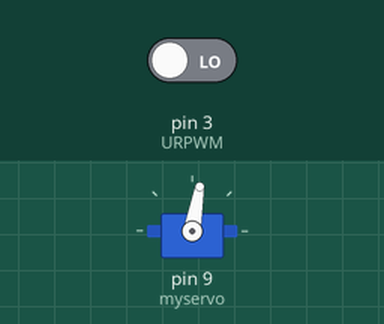
Simulated run of this sketch. Board: Arduino Uno, built with avr-gcc and run on an emulated ATmega328P. Shown: servo. The inputs (shaded band) are chosen by the test bench; at power-on: pin 3 (URPWM) LOW. What the sketch prints to the serial monitor is not drawn.

Above: at 0.05 s.
At 1.3 s:
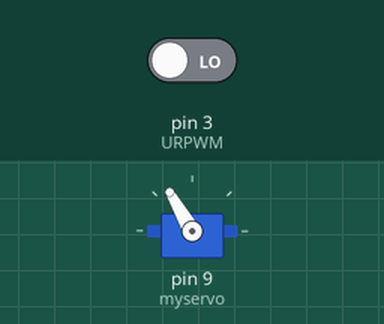
At 2.55 s:
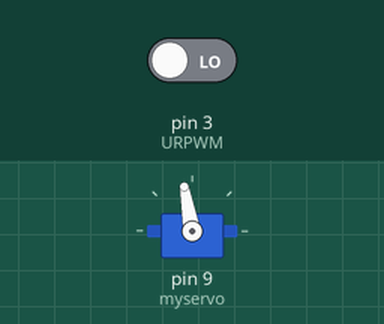
At 5.05 s:
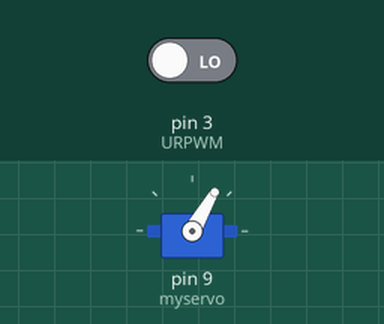
Timing chart, 0 to 7.8 s (numbered marks = the images above):
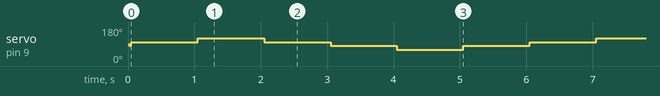

Measured:
- by itself, servo on pin 9 (myservo): repeats every 6.0 s: 100° 1.0 s, 120° 1.0 s, 100° 1.0 s, 80° 1.0 s, 60° 1.0 s, 80° 1.0 s

The sketch:

DFServo.ino
```cpp
#include <Servo.h>
#include <Metro.h>
Metro measureDistance = Metro(50);
Metro sweepServo = Metro(20);

unsigned long actualDistance = 0;

Servo myservo;  // create servo object to control a servo
int pos = 60;
int sweepFlag = 1;


int URPWM = 3; // PWM Output 0－25000US，Every 50US represent 1cm
int URTRIG= 10; // PWM trigger pin
uint8_t EnPwmCmd[4]={0x44,0x02,0xbb,0x01};    // distance measure command

void setup(){                                 // Serial initialization
  myservo.attach(9);
  Serial.begin(9600);                         // Sets the baud rate to 9600
  SensorSetup();
}

void loop(){
 if(measureDistance.check() == 1){
      actualDistance = MeasureDistance();
//      Serial.println(actualDistance);
//      delay(100);
 }

 if(sweepServo.check() == 1){
      servoSweep();
 }

}

void SensorSetup(){
  pinMode(URTRIG,OUTPUT);                     // A low pull on pin COMP/TRIG
  digitalWrite(URTRIG,HIGH);                  // Set to HIGH
  pinMode(URPWM, INPUT);                      // Sending Enable PWM mode command
  for(int i=0;i<4;i++){
      Serial.write(EnPwmCmd[i]);
   }
}

int MeasureDistance(){        // a low pull on pin COMP/TRIG  triggering a sensor reading
    digitalWrite(URTRIG, LOW);
    digitalWrite(URTRIG, HIGH);               // reading Pin PWM will output pulses
    unsigned long distance=pulseIn(URPWM,LOW);
    if(distance==50000){              // the reading is invalid.
      Serial.print("Invalid");
    }else{
      distance=distance/50;           // every 50us low level stands for 1cm
    }
    return distance;
}

void servoSweep(){
  if(sweepFlag ){
     if(pos>=60 && pos<=120){
        pos=pos+20;                                  // in steps of 1 degree
        myservo.write(pos);                         // tell servo to go to position in variable 'pos'
    }
      if(pos>119)  sweepFlag = false;                       // assign the variable again
  }else {
      if(pos>=60 && pos<=120){
        pos=pos-20;
        myservo.write(pos);
      }
      if(pos<61)  sweepFlag = true;
   }
}
```
